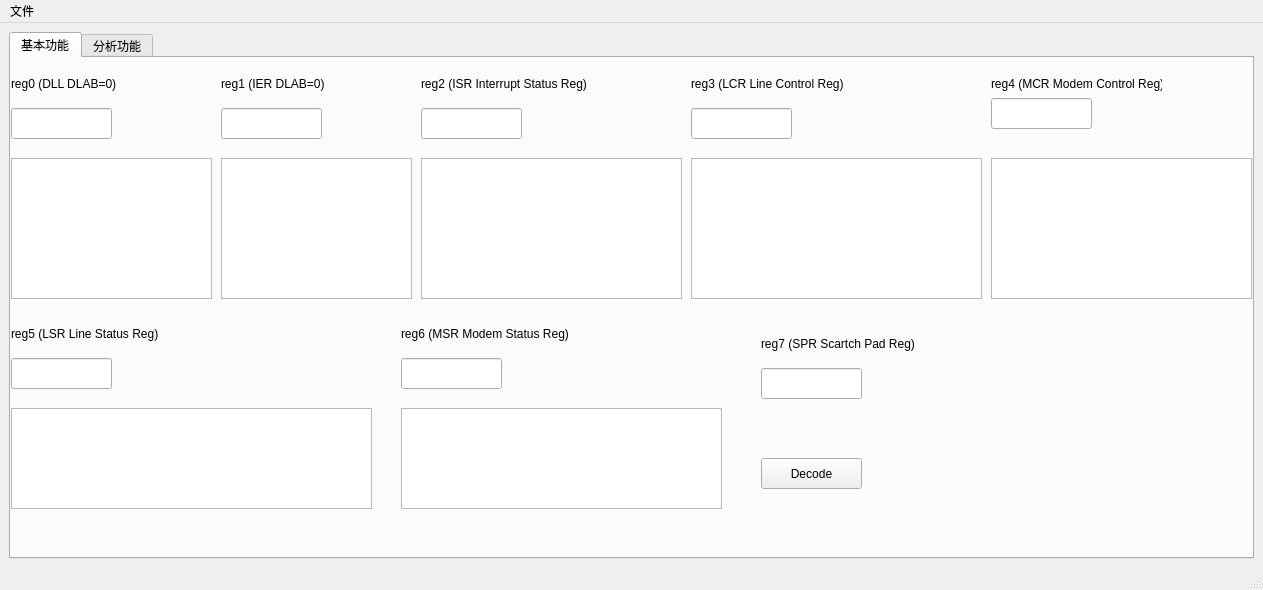
<?xml version="1.0" encoding="UTF-8"?>
<ui version="4.0">
 <class>MainWindow</class>
 <widget class="QMainWindow" name="MainWindow">
  <property name="geometry">
   <rect>
    <x>0</x>
    <y>0</y>
    <width>1263</width>
    <height>590</height>
   </rect>
  </property>
  <property name="sizePolicy">
   <sizepolicy hsizetype="Expanding" vsizetype="Expanding">
    <horstretch>0</horstretch>
    <verstretch>0</verstretch>
   </sizepolicy>
  </property>
  <property name="windowTitle">
   <string>MainWindow</string>
  </property>
  <widget class="QWidget" name="centralwidget">
   <property name="sizePolicy">
    <sizepolicy hsizetype="Expanding" vsizetype="Expanding">
     <horstretch>0</horstretch>
     <verstretch>0</verstretch>
    </sizepolicy>
   </property>
   <property name="maximumSize">
    <size>
     <width>10730</width>
     <height>16777215</height>
    </size>
   </property>
   <layout class="QVBoxLayout" name="verticalLayout">
    <item>
     <widget class="QTabWidget" name="tabWidget">
      <property name="sizePolicy">
       <sizepolicy hsizetype="Preferred" vsizetype="Preferred">
        <horstretch>0</horstretch>
        <verstretch>0</verstretch>
       </sizepolicy>
      </property>
      <property name="minimumSize">
       <size>
        <width>0</width>
        <height>100</height>
       </size>
      </property>
      <property name="currentIndex">
       <number>0</number>
      </property>
      <widget class="QWidget" name="tab">
       <attribute name="title">
        <string>基本功能</string>
       </attribute>
       <widget class="QLineEdit" name="txtReg0">
        <property name="geometry">
         <rect>
          <x>0</x>
          <y>50</y>
          <width>101</width>
          <height>31</height>
         </rect>
        </property>
       </widget>
       <widget class="QPushButton" name="btnDecode">
        <property name="geometry">
         <rect>
          <x>750</x>
          <y>400</y>
          <width>101</width>
          <height>31</height>
         </rect>
        </property>
        <property name="text">
         <string>Decode</string>
        </property>
       </widget>
       <widget class="QLabel" name="label">
        <property name="geometry">
         <rect>
          <x>0</x>
          <y>10</y>
          <width>111</width>
          <height>31</height>
         </rect>
        </property>
        <property name="text">
         <string>reg0 (DLL DLAB=0)</string>
        </property>
       </widget>
       <widget class="QLabel" name="label_3">
        <property name="geometry">
         <rect>
          <x>210</x>
          <y>10</y>
          <width>111</width>
          <height>31</height>
         </rect>
        </property>
        <property name="text">
         <string>reg1 (IER DLAB=0)</string>
        </property>
       </widget>
       <widget class="QLabel" name="label_4">
        <property name="geometry">
         <rect>
          <x>410</x>
          <y>10</y>
          <width>201</width>
          <height>31</height>
         </rect>
        </property>
        <property name="text">
         <string>reg2 (ISR Interrupt Status Reg)</string>
        </property>
       </widget>
       <widget class="QLabel" name="label_5">
        <property name="geometry">
         <rect>
          <x>680</x>
          <y>10</y>
          <width>171</width>
          <height>31</height>
         </rect>
        </property>
        <property name="text">
         <string>reg3 (LCR Line Control Reg)</string>
        </property>
       </widget>
       <widget class="QLabel" name="label_6">
        <property name="geometry">
         <rect>
          <x>980</x>
          <y>10</y>
          <width>171</width>
          <height>31</height>
         </rect>
        </property>
        <property name="text">
         <string>reg4 (MCR Modem Control Reg)</string>
        </property>
       </widget>
       <widget class="QLabel" name="label_7">
        <property name="geometry">
         <rect>
          <x>0</x>
          <y>260</y>
          <width>171</width>
          <height>31</height>
         </rect>
        </property>
        <property name="text">
         <string>reg5 (LSR Line Status Reg)</string>
        </property>
       </widget>
       <widget class="QLabel" name="label_8">
        <property name="geometry">
         <rect>
          <x>390</x>
          <y>260</y>
          <width>171</width>
          <height>31</height>
         </rect>
        </property>
        <property name="text">
         <string>reg6 (MSR Modem Status Reg)</string>
        </property>
       </widget>
       <widget class="QLabel" name="label_9">
        <property name="geometry">
         <rect>
          <x>750</x>
          <y>270</y>
          <width>171</width>
          <height>31</height>
         </rect>
        </property>
        <property name="text">
         <string>reg7 (SPR Scartch Pad Reg)</string>
        </property>
       </widget>
       <widget class="QLineEdit" name="txtReg1">
        <property name="geometry">
         <rect>
          <x>210</x>
          <y>50</y>
          <width>101</width>
          <height>31</height>
         </rect>
        </property>
       </widget>
       <widget class="QLineEdit" name="txtReg2">
        <property name="geometry">
         <rect>
          <x>410</x>
          <y>50</y>
          <width>101</width>
          <height>31</height>
         </rect>
        </property>
       </widget>
       <widget class="QLineEdit" name="txtReg3">
        <property name="geometry">
         <rect>
          <x>680</x>
          <y>50</y>
          <width>101</width>
          <height>31</height>
         </rect>
        </property>
       </widget>
       <widget class="QLineEdit" name="txtReg4">
        <property name="geometry">
         <rect>
          <x>980</x>
          <y>40</y>
          <width>101</width>
          <height>31</height>
         </rect>
        </property>
       </widget>
       <widget class="QLineEdit" name="txtReg5">
        <property name="geometry">
         <rect>
          <x>0</x>
          <y>300</y>
          <width>101</width>
          <height>31</height>
         </rect>
        </property>
       </widget>
       <widget class="QLineEdit" name="txtReg6">
        <property name="geometry">
         <rect>
          <x>390</x>
          <y>300</y>
          <width>101</width>
          <height>31</height>
         </rect>
        </property>
       </widget>
       <widget class="QLineEdit" name="txtReg7">
        <property name="geometry">
         <rect>
          <x>750</x>
          <y>310</y>
          <width>101</width>
          <height>31</height>
         </rect>
        </property>
       </widget>
       <widget class="QTextBrowser" name="descReg0">
        <property name="geometry">
         <rect>
          <x>0</x>
          <y>100</y>
          <width>201</width>
          <height>141</height>
         </rect>
        </property>
       </widget>
       <widget class="QTextBrowser" name="descReg1">
        <property name="geometry">
         <rect>
          <x>210</x>
          <y>100</y>
          <width>191</width>
          <height>141</height>
         </rect>
        </property>
       </widget>
       <widget class="QTextBrowser" name="descReg2">
        <property name="geometry">
         <rect>
          <x>410</x>
          <y>100</y>
          <width>261</width>
          <height>141</height>
         </rect>
        </property>
       </widget>
       <widget class="QTextBrowser" name="descReg3">
        <property name="geometry">
         <rect>
          <x>680</x>
          <y>100</y>
          <width>291</width>
          <height>141</height>
         </rect>
        </property>
       </widget>
       <widget class="QTextBrowser" name="descReg4">
        <property name="geometry">
         <rect>
          <x>980</x>
          <y>100</y>
          <width>261</width>
          <height>141</height>
         </rect>
        </property>
       </widget>
       <widget class="QTextBrowser" name="descReg5">
        <property name="geometry">
         <rect>
          <x>0</x>
          <y>350</y>
          <width>361</width>
          <height>101</height>
         </rect>
        </property>
       </widget>
       <widget class="QTextBrowser" name="descReg6">
        <property name="geometry">
         <rect>
          <x>390</x>
          <y>350</y>
          <width>321</width>
          <height>101</height>
         </rect>
        </property>
       </widget>
      </widget>
      <widget class="QWidget" name="tab_2">
       <attribute name="title">
        <string>分析功能</string>
       </attribute>
       <widget class="QCheckBox" name="checkBox_ReadProp">
        <property name="geometry">
         <rect>
          <x>430</x>
          <y>10</y>
          <width>71</width>
          <height>31</height>
         </rect>
        </property>
        <property name="text">
         <string>写属性</string>
        </property>
       </widget>
       <widget class="QCheckBox" name="checkBox_bind">
        <property name="geometry">
         <rect>
          <x>530</x>
          <y>10</y>
          <width>101</width>
          <height>31</height>
         </rect>
        </property>
        <property name="text">
         <string>添加子设备</string>
        </property>
       </widget>
       <widget class="QCheckBox" name="checkBox_rpt">
        <property name="geometry">
         <rect>
          <x>650</x>
          <y>10</y>
          <width>71</width>
          <height>31</height>
         </rect>
        </property>
        <property name="text">
         <string>属性上报</string>
        </property>
       </widget>
       <widget class="QLineEdit" name="txtDid">
        <property name="geometry">
         <rect>
          <x>110</x>
          <y>10</y>
          <width>261</width>
          <height>31</height>
         </rect>
        </property>
       </widget>
       <widget class="QLabel" name="label_2">
        <property name="geometry">
         <rect>
          <x>20</x>
          <y>10</y>
          <width>100</width>
          <height>31</height>
         </rect>
        </property>
        <property name="text">
         <string>关注子设备did</string>
        </property>
       </widget>
      </widget>
     </widget>
    </item>
   </layout>
  </widget>
  <widget class="QMenuBar" name="menubar">
   <property name="geometry">
    <rect>
     <x>0</x>
     <y>0</y>
     <width>1263</width>
     <height>23</height>
    </rect>
   </property>
   <widget class="QMenu" name="menu">
    <property name="title">
     <string>文件</string>
    </property>
    <addaction name="menu_select_file"/>
   </widget>
   <addaction name="menu"/>
  </widget>
  <widget class="QStatusBar" name="statusbar"/>
  <action name="menu_select_file">
   <property name="text">
    <string>选择文件</string>
   </property>
  </action>
 </widget>
 <resources/>
 <connections/>
</ui>
